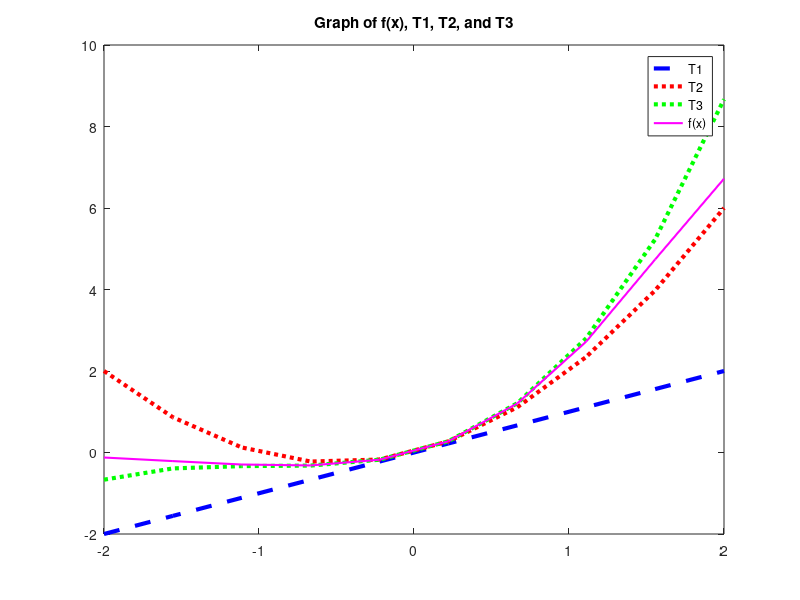

MATLAB code for this plot:
function [ output_args ] = HW4Problem1()
fx = @(x)exp(x) .* sin(x);
T1 = @(x) x;
T2 = @(x) x + x.^2;
T3 = @(x) x + x.^2 + (x.^3)/3;

X = linspace(-2,2,10);
YT1 = T1(X);
YT2 = T2(X);
YT3 = T3(X);
Yfx = fx(X);

plot(X,YT1,'--b','LineWidth',3);
hold on;
plot(X,YT2,':r','LineWidth',3);
plot(X,YT3,':g','LineWidth',3);
plot(X,Yfx, '-m','LineWidth',1.5);
title('Graph of f(x), T1, T2, and T3');
legend('T1','T2','T3','f(x)');
hold off;

end

